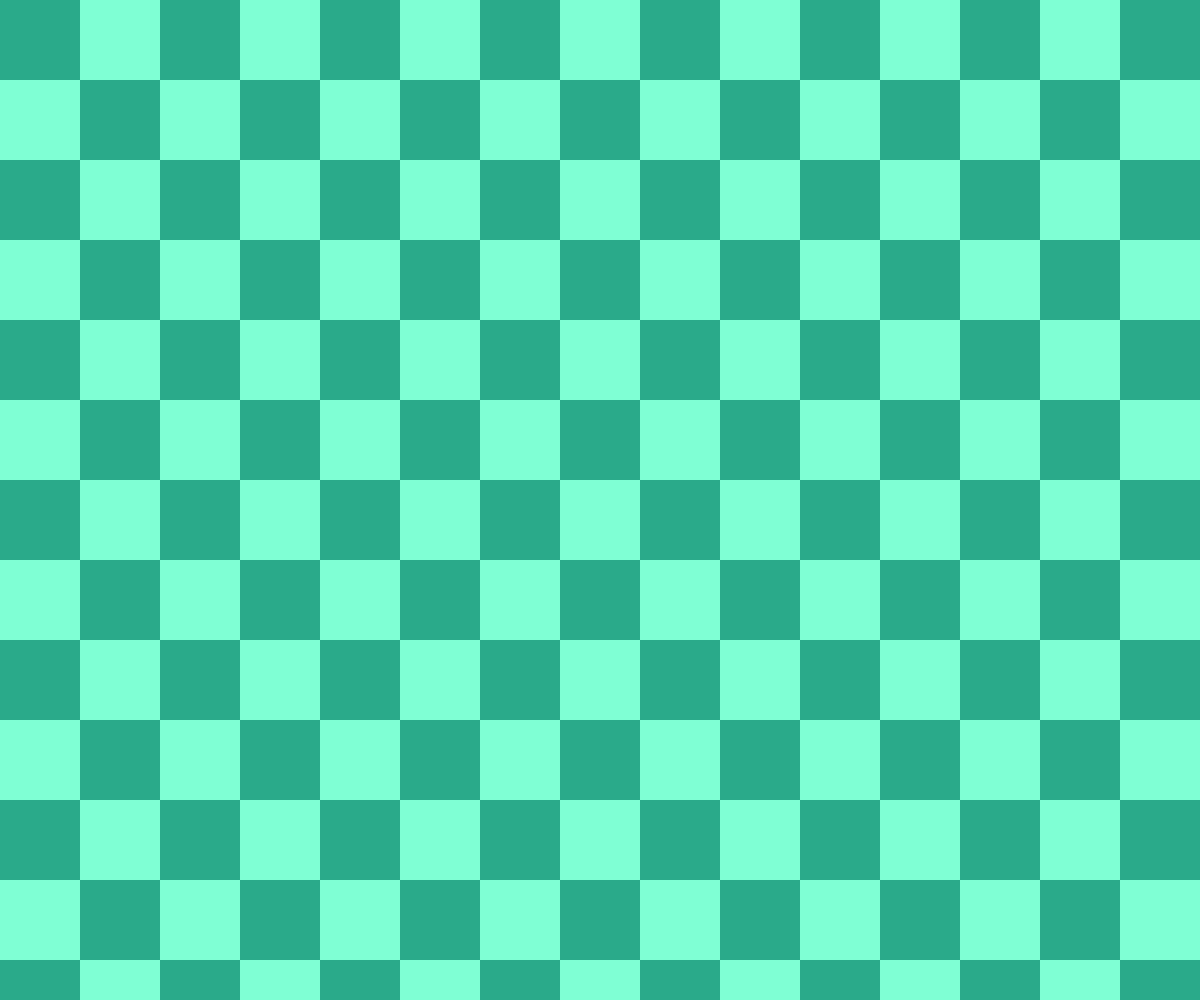
Frame 1 (no input)
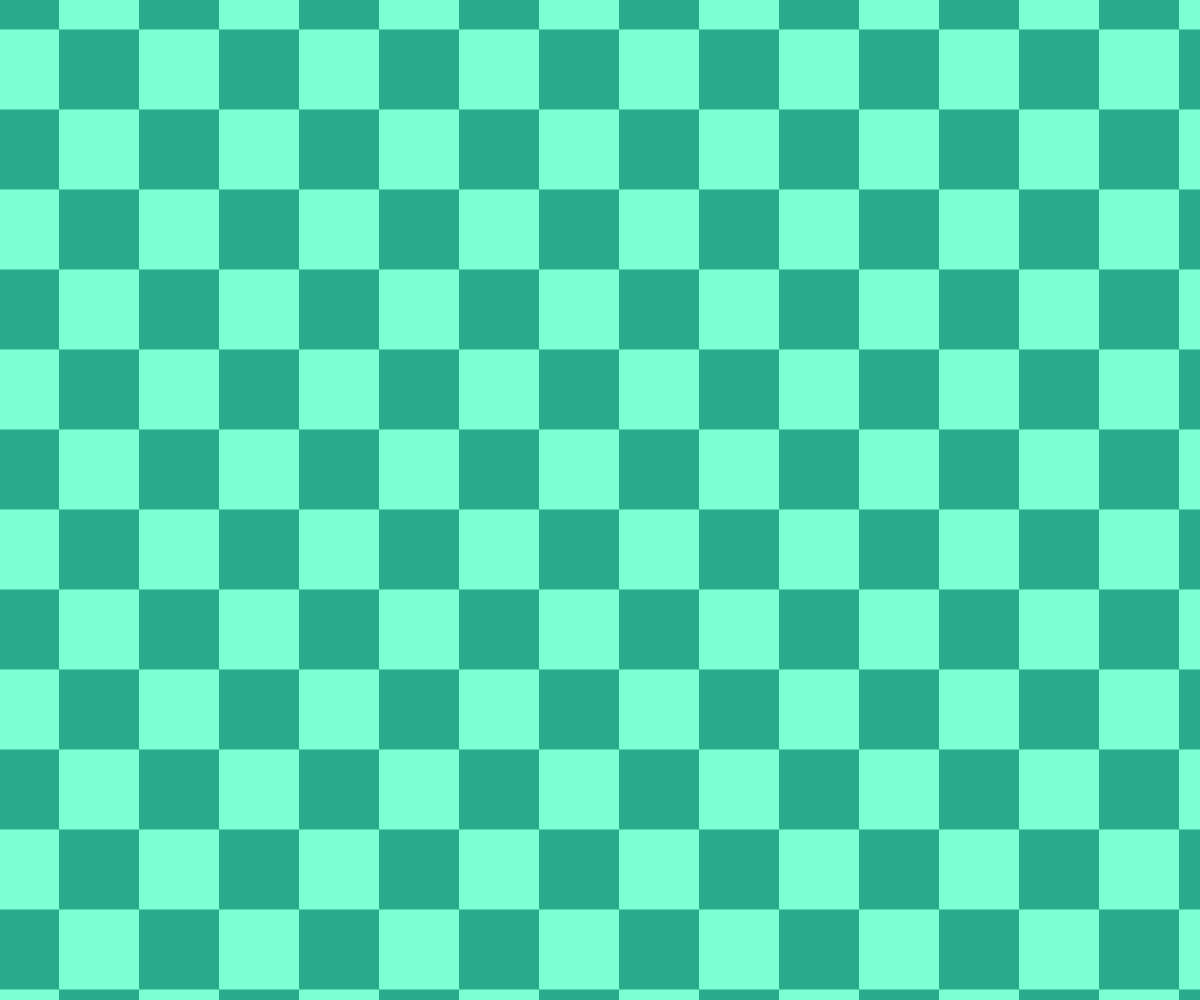
Frame 60 (no input)
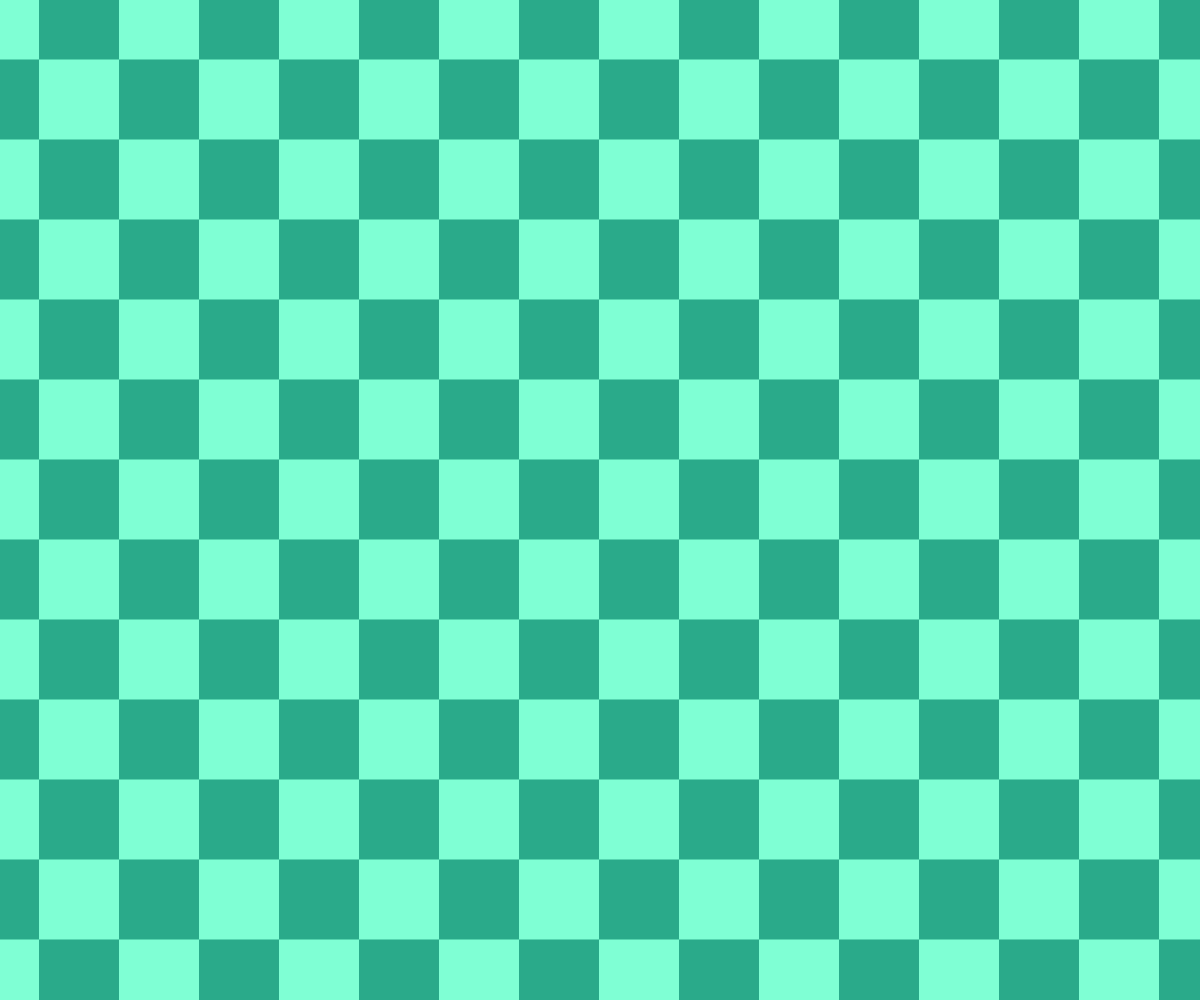
Frame 120 (the mouse pressed at the canvas centre since frame 60)

The p5.js sketch that drew these frames (run headless with seeded random() and noise() and a simulated clock; from frame 60 on, the mouse is pressed at the canvas centre):

// p5.js sketch
// ── sketch.js
/* eslint-disable no-undef */

let x = 0;
let y = 0;

let size = 80
let space = size*2;

let canvasSpace = 2000;

var shape;

function windowResized() {
  resizeCanvas(windowWidth, windowHeight);
}

function setup() {
  canvas = createCanvas(windowWidth,windowHeight);
  // canvas = createCanvas(canvasSpace,canvasSpace);

  canvas.position(0,0);
  canvas.style('z-index','-1');
  let width = windowWidth;


  noStroke();
}

function draw() {
  background(127, 255, 212);

  for (let a = -canvasSpace; a < canvasSpace; a += space) {
    for (let b = -canvasSpace; b < canvasSpace; b += space) {
      fill(42, 170, 138);
      rect(x + a, y + b, size, size)
      rect(x + a + size, y + b + size, size, size)
    }
  }

  if (x == (canvasSpace-size)) {
    x = 0;
  } else {
    x = x+1;
  }
  if (y == (canvasSpace-size)) {
    y = 0;
  } else {
    y = y+0.5;
  }
}
